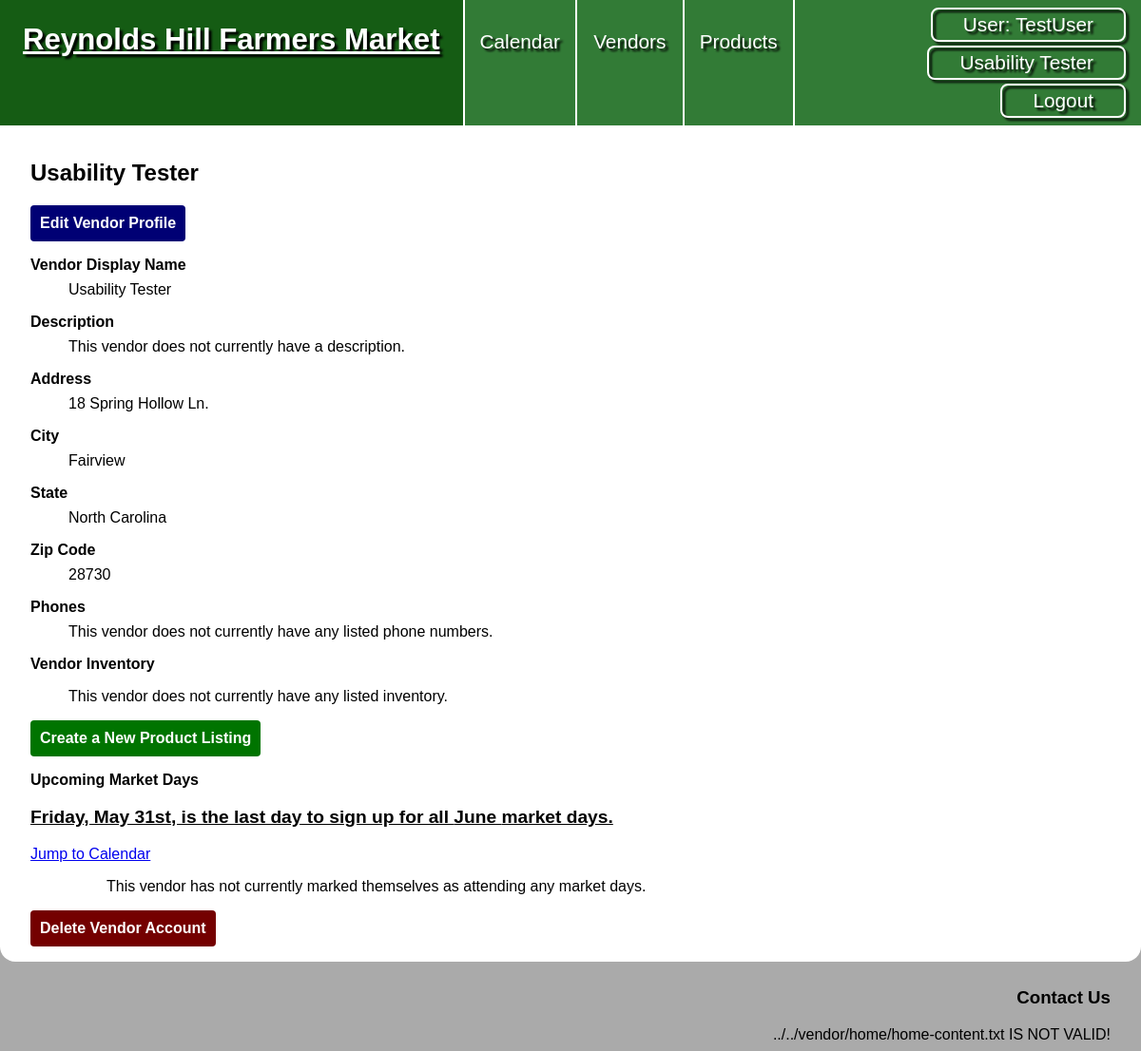
Page /vendors/user_view.php?id=10 (signed in) on the committed database.
### tables this page shows
CREATE TABLE `vendors` (
  `vendor_id` int NOT NULL,
  `vd_user_id` int DEFAULT NULL,
  `vendor_display_name` varchar(50) NOT NULL,
  `vendor_desc` text NOT NULL,
  `address` varchar(255) NOT NULL,
  `city` varchar(255) NOT NULL,
  `vd_state_id` int NOT NULL,
  `zip` int NOT NULL,
  `is_pending` tinyint(1) NOT NULL
);

CREATE TABLE `states` (
  `state_id` int NOT NULL,
  `state_name` varchar(50) NOT NULL
);

### private/initialize.php (called while the page is built, shortened)
<?php
  require_once('functions.php');
  require_once('validation_functions.php');
  require_once('classes/Session.class.php');
  require_once('classes/DatabaseObject.class.php');
  require_once('classes/CalendarDate.class.php');
  require_once('classes/Vendor.class.php');
  require_once('classes/VendorInventory.class.php');
  $session = new Session;
?>

### private/classes/Session.class.php (called while the page is built, shortened)
<?php
class Session
{
  private $user_id;
  private $last_login;
  public $active_vendor_id;
  public function is_logged_in() {
    return isset($this->user_id) && $this->last_login_is_recent();
  }
  public function has_vendor() {
    return isset($this->active_vendor_id);
  }
  private function check_stored_login() {
    if (isset($_SESSION['user_id'])) {
      $this->user_id = $_SESSION['user_id'];
      $this->display_name = $_SESSION['display_name'];
      $this->last_login = $_SESSION['last_login'];
      $this->active_vendor_id = $_SESSION['active_vendor_id'];
      $this->active_vendor_name = $_SESSION['active_vendor_name'];
      $this->is_pending = $_SESSION['is_pending'];
    }
  }
  private function last_login_is_recent() {
    if (!isset($this->last_login)) {
      return false;
    } else if (($this->last_login + self::MAX_LOGIN_AGE) < time()) {
      return false;
    } else {
      return true;
    }
  }
  public function get_user_id() {
    return $this->user_id;
  }
}

### private/classes/DatabaseObject.class.php (called while the page is built, shortened)
<?php
class DatabaseObject {
  static protected $database;
  static public function set_database($database) {
    self::$database = $database;
  }
  static public function find_by_sql($sql) {
    $result = self::$database->query($sql);
    $object_array = [];
    while($record = $result->fetch_assoc()) {
      $object_array[] = static::instantiate($record);
    }
    if(count($object_array) > 0){
      return $object_array;
    } else {
      return false;
    }
  }
  static protected function instantiate($record) {
    $object = new static;
    foreach($record as $property => $value) {
      if(property_exists($object, $property)) {
        $object->$property = $value;
      }
    }
    return $object;
  }
}
?>

### private/classes/Vendor.class.php (called while the page is built, shortened)
<?php
class Vendor extends DatabaseObject
{
  static protected $table_name = 'vendors';
  public $vendor_id;
  public $vd_state_id;
  public function __construct($args = [])
  {
    $this->vendor_desc = $args['vendor_desc'] ?? '';
    $this->vd_state_id = $args['vd_state_id'] ?? '';
  }
  public function populate_state()
  {
    $sql = "SELECT state_name ";
    $sql .= "FROM states ";
    $sql .= "WHERE state_id = " . $this->vd_state_id . ";";
    $result = self::$database->query($sql);
    $this->state = $result->fetch_row()[0];
  }
  public function populate_phones()
  {
    $sql = "SELECT phone_id, phone_number, phone_type ";
    $sql .= "FROM phone_numbers ";
    $sql .= "WHERE ph_vendor_id =" . $this->vendor_id . ";";
    $result = self::$database->query($sql);
  }
  public function populate_dates()
  {
    $this->listed_dates = CalendarDate::find_by_vendor($this->vendor_id);
  }
  public function populate_inventory()
  {
    $this->vendor_inventory = VendorInventory::find_by_vendor($this->vendor_id);
  }
  static public function populate_full($vendor_id)
  {
    $sql = "SELECT * FROM " . static::$table_name . " ";
    $sql .= "WHERE vendor_id = " . $vendor_id . ";";
    $vendor_object = static::find_by_sql($sql)[0];
    $vendor_object->populate_state();
    $vendor_object->populate_phones();
    $vendor_object->populate_inventory();
    $vendor_object->populate_dates();
    return $vendor_object;
  }
}

### private/classes/VendorInventory.class.php (called while the page is built, shortened)
<?php
class VendorInventory extends DatabaseObject {
  static protected $table_name = 'vendor_inventory';
  static public function find_by_vendor($vendor_id){
    $sql = "SELECT * FROM " . static::$table_name . " ";
    $sql .= "WHERE inv_vendor_id = '" . $vendor_id . "';";
    $obj_array = static::find_by_sql($sql);
    if(!empty($obj_array)) {
      foreach($obj_array as $vendorInventory){
        $vendorInventory->populate_product();
      }
      return $obj_array;
    } else {
      return false;
    }
  }
}
?>

### private/classes/CalendarDate.class.php (called while the page is built, shortened)
<?php
class CalendarDate extends DatabaseObject {
  static public function next_month_name(){
    return date('F', CalendarDate::month_first_day(CalendarDate::current_month_number()+1));
  }
  static public function current_month_number(){
    return date('m');
  }
  static public function current_year(){
    return date('Y');
  }
  static public function month_first_day($monthNumber = NULL, $year = NULL){
    $monthNumber = ($monthNumber) ? $monthNumber : static::current_month_number();
    $year = ($year) ? $year : static::current_year();
    $firstDay = mktime(0, 0 , 0, $monthNumber, 1, $year);
    return $firstDay;
  }
  static public function days_in_month($monthNumber = NULL, $year = NULL){
    $monthNumber = ($monthNumber) ? $monthNumber : static::current_month_number();
    $year = ($year) ? $year : static::current_year();
    $firstDay = static::month_first_day($monthNumber, $year);
    $daysInMonth = date('t', $firstDay);
    return $daysInMonth;
  }
  static public function last_day_in_this_month() {
    $monthNumber = static::current_month_number();
    $year = static::current_year();
    return  mktime(0, 0, 0, $monthNumber, CalendarDate::days_in_month(), $year);
  }
  static public function find_date_by_sql($sql) {
    $result = self::$database->query($sql);
    $object_array = [];
    return $object_array;
  }
  static public function find_by_vendor($vendor_id) {
    $sql = "SELECT c.calendar_id, c.date ";
    $sql .= "FROM calendar c, calendar_listing li ";
    $sql .= "WHERE c.calendar_id = li.li_calendar_id ";
    $sql .= "AND li.li_vendor_id = " . $vendor_id . " ";
    $sql .= "AND c.date >= '" . date("Y-m-d") . "';";
    return static::find_date_by_sql($sql);
  }
}
?>

### private/validation_functions.php (called while the page is built, shortened)
<?php
  function is_blank($value) {
    return !isset($value) || trim($value) === '';
  }
?>

### public/vendors/user_view.php (the view, shortened to what this page needs)
<?php require_once('../../private/initialize.php'); ?>
<?php
$vendor_id = h($_GET['id']);
$vendor = Vendor::populate_full($vendor_id);
?>
<?php include(SHARED_PATH . '/public_header.php'); ?>
<main class="show">
  <h2><?php echo $vendor->vendor_display_name; ?></h2>
  <a href="<?php echo url_for('/vendors/edit.php?id=' . h(u($vendor_id))); ?>" class="edit-button">Edit Vendor Profile</a>
  <dl>
    <dt>Vendor Display Name</dt>
    <dd><?php echo $vendor->vendor_display_name; ?></dd>
    <dt>Description</dt>
    <dd><?php echo (!is_blank($vendor->vendor_desc)) ? $vendor->vendor_desc : 'This vendor does not currently have a description.'; ?></dd>
    <dt>Address</dt>
    <dd><?php echo $vendor->address; ?></dd>
    <dt>City</dt>
    <dd><?php echo $vendor->city; ?></dd>
    <dt>State</dt>
    <dd><?php echo $vendor->state; ?></dd>
    <dt>Zip Code</dt>
    <dd><?php echo $vendor->zip; ?></dd>
    <dt>Phones</dt>
    <?php
    if (count($vendor->phone_numbers) > 0) {
      foreach ($vendor->phone_numbers as $phone) {
        echo "<dd>" . ucwords($phone['phone_type']) . ": " . Vendor::phone_to_string($phone['phone_number']) . "</dd>";
      }
    } else {
      echo '<dd>This vendor does not currently have any listed phone numbers.</dd>';
    }
    ?>
    <dt>Vendor Inventory</dt>
    <dd>
      <?php
      if ($vendor->vendor_inventory) {
        $sorted_inventory_array = VendorInventory::sort_into_categories($vendor->vendor_inventory);
        if ($sorted_inventory_array) {
          VendorInventory::create_products_table($sorted_inventory_array, $inventory_images_by_product_id ?? []);
        }
      } else {
        echo '<p>This vendor does not currently have any listed inventory.</p>';
      }
      ?>
    </dd>
    <a href="<?php echo url_for('/vendor_inventory/create.php?id=' . h(u($vendor_id))); ?>" class="create-button">Create a New Product Listing</a>
    <dt>Upcoming Market Days</dt>
    <p class="sign-up-warning"><?php echo date('l, F jS', CalendarDate::last_day_in_this_month()); ?>, is the last day to sign up for all <?php echo CalendarDate::next_month_name(); ?> market days.</p>
    <a href="<?php echo url_for('calendar.php'); ?>">Jump to Calendar</a>
    <dd>
      <ul>
        <?php
        if (count($vendor->listed_dates) > 0) {
          foreach ($vendor->listed_dates as $listed_date) {
            echo "<li>" . $listed_date->print_date() . "</li>";
          }
        } else {
          echo '<p>This vendor has not currently marked themselves as attending any market days.</p>';
        }
        ?>
      </ul>
    </dd>
  </dl>
  <a href="<?php echo url_for('/vendors/delete.php?id=' . $vendor_id); ?>" class="delete-button">Delete Vendor Account</a>
</main>
<?php include(SHARED_PATH . '/public_footer.php'); ?>

### private/shared/public_header.php (shortened to what this page needs)
<!DOCTYPE html>
<html lang="en">
<head>
  <link rel="stylesheet" href="<?php echo url_for("/css/styles.css"); ?>">
</head>
<body>
  <div id="wrapper">
    <header>
      <nav>
        <a href="<?php echo url_for('/index.php') ?>">
          <h1>Reynolds Hill Farmers Market</h1>
        </a>
        <ul>
          <li><a href="<?php echo url_for('/calendar.php') ?>">Calendar</a></li>
          <li><a href="<?php echo url_for('/vendors.php') ?>">Vendors</a></li>
          <li><a href="<?php echo url_for('/products.php') ?>">Products</a></li>
          <?php
          if ($session->is_logged_in()) { ?>
            <li id="logged-in">
              <a href="<?php echo url_for('/users/show.php?id=' . $session->get_user_id()); ?>"><span>User: <?php echo $session->display_name; ?></span></a>
              <?php
                if($session->has_vendor() && !$session->is_pending ){
                  echo '<a href="' . url_for('/vendors/user_view.php?id=' . $session->active_vendor_id) . '">' . $session->active_vendor_name . '</a>';
                }
              ?>
              <a href="<?php echo url_for('/logout.php'); ?>">Logout</a>
            </li>
          <?php }
          else { ?>
            <li><a href="<?php echo url_for('/signup.php') ?>">Become a Vendor</a></li>
            <li><a href="<?php echo url_for('/login.php') ?>">Login</a></li>
          <?php } ?>
        </ul>
      </nav>
    </header>

### public/css/styles.css (style rules this page uses)
* { box-sizing: border-box; }
html { font: 16px Verdana, Geneva, Tahoma, sans-serif; }
body { background-color: #aaa; margin: 0; }
#wrapper { background-color: #fff; border-radius: 0 0 1rem 1rem; max-width: 1400px; margin: 0 auto; }
header { background-color: #327b36; color: #fff; }
header a { color: #fff; flex-shrink: 2; text-decoration: none; }
h1 { filter: drop-shadow(3px 3px 1px #000); margin: 0; min-width: 325px; padding: 1.5rem; text-wrap: wrap; }
header nav { display: grid; flex-grow: 1; grid-template-columns: auto 1fr; font-size: 1.3rem; height: min-content; min-height: 96px; }
nav ul { display: flex; flex: 1; list-style: none; margin: 0; padding: 0; }
nav li { align-items: stretch; border-left: #fff 2px solid; display: flex; flex: 1; }
header nav li a { filter: drop-shadow(3px 3px 1px #000); text-align: center; }
header nav ul:first-of-type li a { flex-grow: 1; padding: 2rem 1rem; }
#logged-in { align-content: space-between; display: flex; flex-grow: 3; flex-shrink: 1; flex-wrap: wrap; flex-direction: row; row-gap: 4px; padding: .5rem 1rem; }
#logged-in a { border: #fff 2px solid; border-radius: .5rem; flex-grow: 0; height: min-content; margin-left: auto; padding: .25rem 2rem; justify-self: right; }
main { padding: 1rem 2rem; }
main:not(#calendar) .edit-button { background-color: #000074; border-radius: 4px; color: #fff; display: block; font-weight: bold; margin-top: .5rem; padding: 10px; text-decoration: none; width: fit-content; }
main:not(#calendar) .create-button { background-color: #007400; border-radius: 4px; color: #fff; display: block; font-weight: bold; margin-top: .5rem; padding: 10px; text-decoration: none; width: fit-content; }
main:not(#calendar) .delete-button { background-color: #740000; border-radius: 4px; color: #fff; display: block; font-weight: bold; margin-top: .5rem; padding: 10px; text-decoration: none; width: fit-content; }
.sign-up-warning { font-size: 1.2rem; font-weight: bold; text-decoration: underline; }
dt { font-weight: bold; margin: 1rem 0 .5rem; }

### rows in the picture
vendors: vendor_display_name "Usability Tester", address "18 Spring Hollow Ln.", city "Fairview", zip "28730"
states: state_name "North Carolina"

### other values in the picture
$session->display_name "TestUser"
date('l, F jS', CalendarDate::last_day_in_this_month()) "Friday, May 31st"
CalendarDate::next_month_name() "June"
$filepath "../../vendor/home/home-content.txt"
